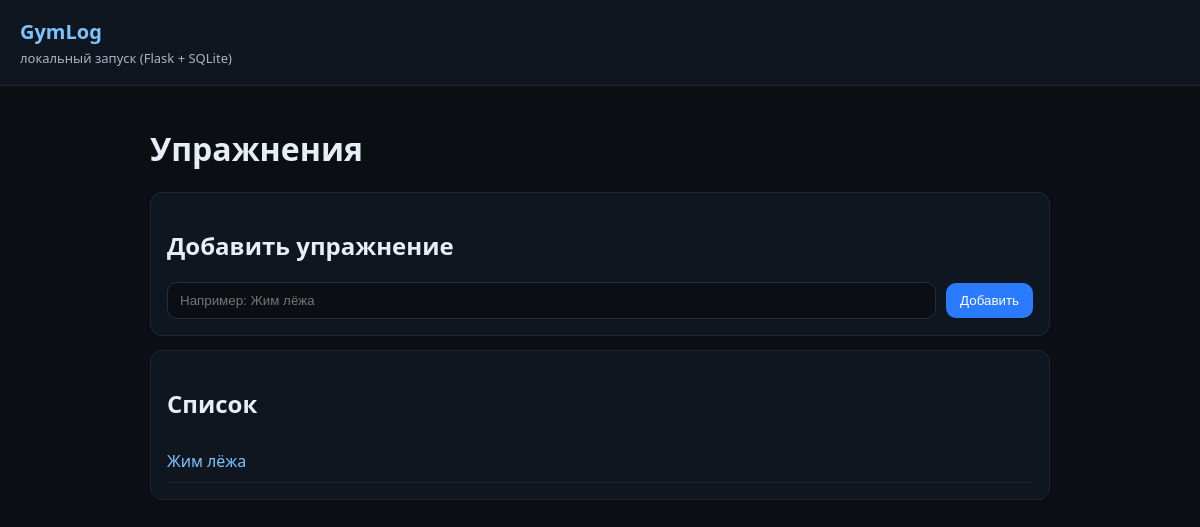
The app's page /, older data.
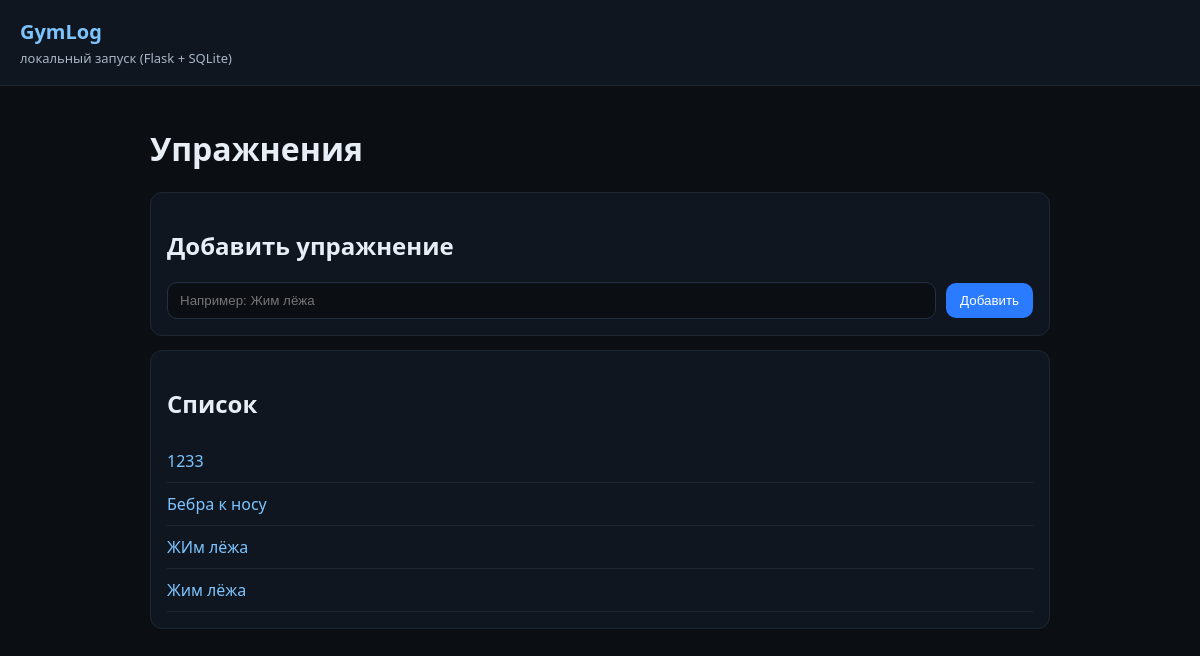
The same page, newer data.
### app/models.py (models this page shows)
class Exercise(db.Model):
    __tablename__ = "exercises"
    id = db.Column(db.Integer, primary_key=True)
    name = db.Column(db.String(120), nullable=False, unique=True)
    sets = db.relationship(
        "WorkoutSet",
        back_populates="exercise",
        cascade="all, delete-orphan",
        order_by="WorkoutSet.performed_at.desc()",
    )

### app/routes.py (the view)
@bp.get("/")
def index():
    exercises = Exercise.query.order_by(Exercise.name.asc()).all()
    return render_template("index.html", exercises=exercises)

### app/templates/index.html
{% extends "base.html" %}
{% block content %}
  <h1>Упражнения</h1>
  <section class="card">
    <h2>Добавить упражнение</h2>
    <form method="post" action="{{ url_for('main.create_exercise') }}" class="row">
      <input name="name" placeholder="Например: Жим лёжа" required />
      <button type="submit">Добавить</button>
    </form>
  </section>
  <section class="card">
    <h2>Список</h2>
    {% if exercises %}
      <ul class="list">
        {% for ex in exercises %}
          <li class="list-item">
            <a href="{{ url_for('main.exercise_page', exercise_id=ex.id) }}">{{ ex.name }}</a>
          </li>
        {% endfor %}
      </ul>
    {% else %}
      <p class="muted">Пока пусто. Добавь первое упражнение.</p>
    {% endif %}
  </section>
{% endblock %}

Row changes from the older to the newer data that the page shows:
added Exercise: name "1233"
added Exercise: name "Бебра к носу"
added Exercise: name "ЖИм лёжа"
